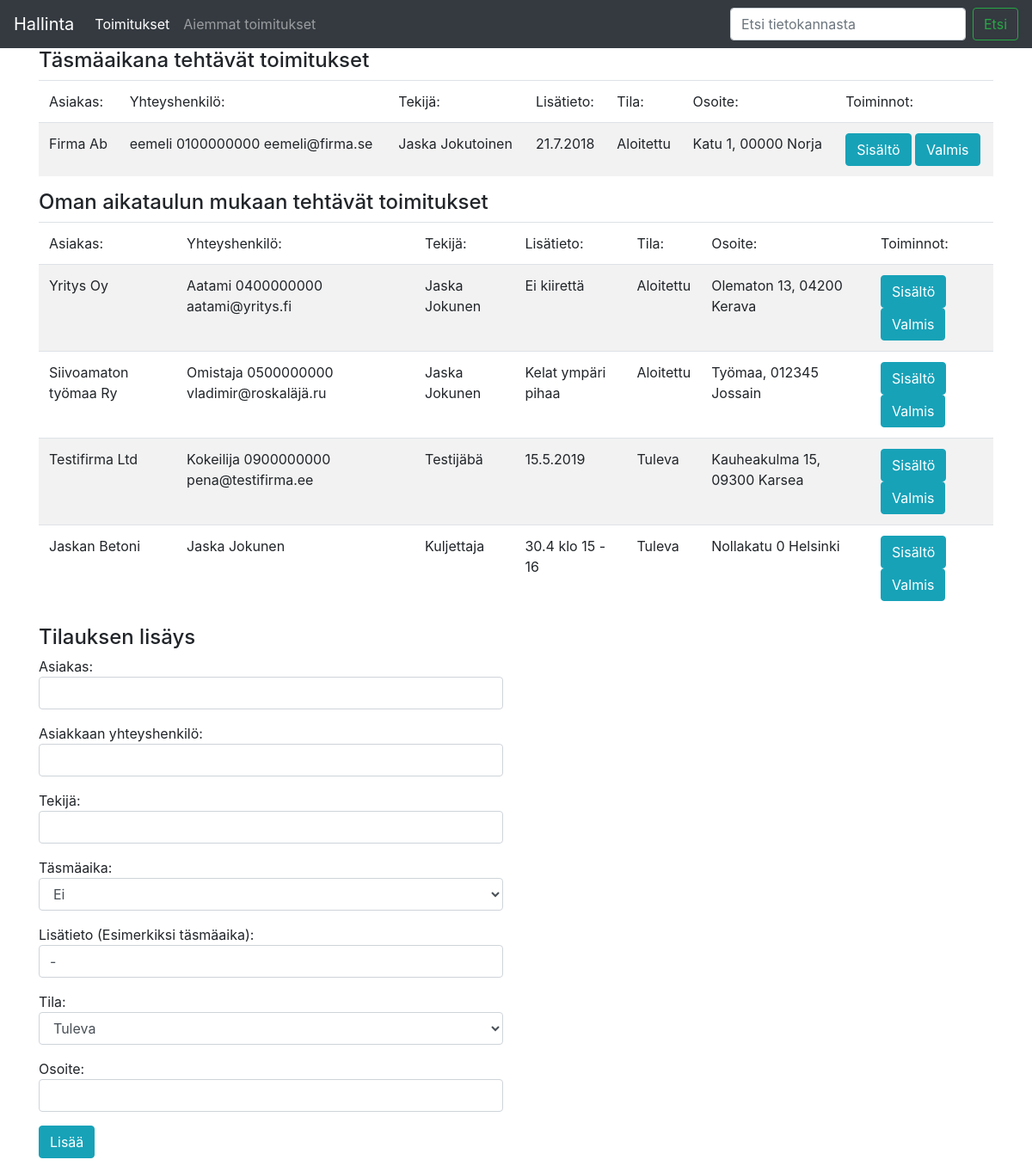
The page / on the database its author committed.
### tables this page shows
CREATE TABLE `toimitukset` (
  `id` int(11) NOT NULL AUTO_INCREMENT,
  `nimi` text,
  `tekija` text,
  `tasmaaika` int(11) DEFAULT NULL,
  `lisatieto` text,
  `tila` text,
  `osoite` text,
  `piilotettu` int(11) DEFAULT NULL,
  `yhteyshenkilo` text,
  PRIMARY KEY (`id`)
);

### index.php (the view, shortened to what this page needs)
<!DOCTYPE html>
<html lang="fi">
  <head>
    <link href="css/bootstrap.min.css" rel="stylesheet">
  </head>
  <body>
    <nav class="navbar navbar-expand-lg navbar-dark bg-dark">
      <a class="navbar-brand" href="#">Hallinta</a>
      <div class="collapse navbar-collapse" id="navbarNav">
        <ul class="navbar-nav">
          <li class="nav-item active">
            <a class="nav-link" href="index.php">Toimitukset <span class="sr-only">(current)</span></a>
          </li>
          <li class="nav-item">
            <a class="nav-link" href="aiemmat.php">Aiemmat toimitukset</a>
          </li>
        </ul>
      </div>
      <form action="haku.php" class="form-inline" method="post">
        <input class="form-control mr-sm-2" type="search" name="search" placeholder="Etsi tietokannasta" aria-label="Search">
        <button class="btn btn-outline-success my-2 my-sm-0" type="submit">Etsi</button>
      </form>
    </nav>
    <div class="container">
    <?php
    include("tietokanta.php");
    $kysely = $yhteys->prepare("select * from toimitukset where tasmaaika = 1 and not piilotettu= 1");
    $kysely->execute();
    echo "<h4>Täsmäaikana tehtävät toimitukset</h4>";
    echo '<table class="table table-striped">';
    echo "<thead>";
    echo "<tr>";
    echo "<td>Asiakas:</td><td>Yhteyshenkilö:</td><td>Tekijä:</td><td>Lisätieto:</td><td>Tila:</td><td>Osoite:</td><td>Toiminnot:</td>";
    echo "</tr>";
    echo "</thead>";
    echo "<tbody>";
    while ($rivi = $kysely->fetch()) {
      $id = $rivi["id"];
      echo "<tr>";
      echo "<td>" . htmlspecialchars($rivi["nimi"]) . "</td>";
      echo "<td>" . htmlspecialchars($rivi["yhteyshenkilo"]) . "</td>";
      echo "<td>" . htmlspecialchars($rivi["tekija"]) . "</td>";
      echo "<td>" . htmlspecialchars($rivi["lisatieto"]) . "</td>";
      echo "<td>" . htmlspecialchars($rivi["tila"]) . "</td>";
      echo "<td>" . htmlspecialchars($rivi["osoite"]) . "</td>";
      echo "<td><a href=\"tilaus.php?id=$id\" class=\"btn btn-info\">Sisältö</a> <a href=\"valmis.php?id=$id\" class=\"btn btn-info\">Valmis</a></td>";
      echo "</tr>";
    }
    echo "</tbody>";
    echo "</table>";
    $kysely = $yhteys->prepare("SELECT * FROM toimitukset where tasmaaika = 0 and not piilotettu= 1");
    $kysely->execute();
    echo "<h4>Oman aikataulun mukaan tehtävät toimitukset</h4>";
    echo '<table class="table table-striped">';
    echo "<thead>";
    echo "<tr>";
    echo "<td>Asiakas:</td><td>Yhteyshenkilö:</td><td>Tekijä:</td><td>Lisätieto:</td><td>Tila:</td><td>Osoite:</td><td>Toiminnot:</td>";
    echo "</tr>";
    echo "</thead>";
    echo "<tbody>";
    while ($rivi = $kysely->fetch()) {
      $id = $rivi["id"];
      echo "<tr>";
      echo "<td>" . htmlspecialchars($rivi["nimi"]) . "</td>";
      echo "<td>" . htmlspecialchars($rivi["yhteyshenkilo"]) . "</td>";
      echo "<td>" . htmlspecialchars($rivi["tekija"]) . "</td>";
      echo "<td>" . htmlspecialchars($rivi["lisatieto"]) . "</td>";
      echo "<td>" . htmlspecialchars($rivi["tila"]) . "</td>";
      echo "<td>" . htmlspecialchars($rivi["osoite"]) . "</td>";
      echo "<td><a href=\"tilaus.php?id=$id\" class=\"btn btn-info\">Sisältö</a> <a href=\"valmis.php?id=$id\" class=\"btn btn-info\">Valmis</a></td>";
      echo "</tr>";
    }
    echo "</tbody>";
    echo "</table>";
    ?>
  </div>
  <div class="container">
    <div class="row">
      <div class="col">
<h4>Tilauksen lisäys</h4>
<form action="lisaa.php" method="post">
<p>Asiakas: <input class="form-control" type="text" name="nimi" required></p>
<p>Asiakkaan yhteyshenkilö: <input class="form-control" type="text" name="yhteyshenkilo" required></p>
<p>Tekijä: <input class="form-control" type="text" name="tekija" required></p>
<p>Täsmäaika: <select class="form-control" name="tasmaaika">
  <option value="0">Ei</option>
</select></p>
<p>Lisätieto (Esimerkiksi täsmäaika): <input class="form-control" type="text" value="-" name="lisatieto" required></p>
<p>Tila: <select class="form-control" name="tila">
  <option value="Tuleva">Tuleva</option>
</select></p>
<p>Osoite: <input class="form-control" type="text" name="osoite" required></p>
<p><input type="submit" class="btn btn-info" value="Lisää"></p>
</form>
      </div>
        <div class="col">
        </div>
      </div>
    </div>
  </body>
</html>

### rows shown on the page
toimitukset: nimi "Firma Ab", yhteyshenkilo "eemeli 0100000000 eemeli@firma.se", tekija "Jaska Jokutoinen", lisatieto "21.7.2018", tila "Aloitettu", osoite "Katu 1, 00000 Norja"
toimitukset: nimi "Yritys Oy", yhteyshenkilo "Aatami 0400000000 aatami@yritys.fi", tekija "Jaska Jokunen", lisatieto "Ei kiirettä", tila "Aloitettu", osoite "Olematon 13, 04200 Kerava"
toimitukset: nimi "Siivoamaton työmaa Ry", yhteyshenkilo "Omistaja 0500000000 vladimir@roskaläjä.ru", tekija "Jaska Jokunen", lisatieto "Kelat ympäri pihaa", tila "Aloitettu", osoite "Työmaa, 012345 Jossain"
toimitukset: nimi "Testifirma Ltd", yhteyshenkilo "Kokeilija 0900000000 pena@testifirma.ee", tekija "Testijäbä", lisatieto "15.5.2019", tila "Tuleva", osoite "Kauheakulma 15, 09300 Karsea"
toimitukset: nimi "Jaskan Betoni", yhteyshenkilo "Jaska Jokunen", tekija "Kuljettaja", lisatieto "30.4 klo 15 - 16", tila "Tuleva", osoite "Nollakatu 0 Helsinki"
